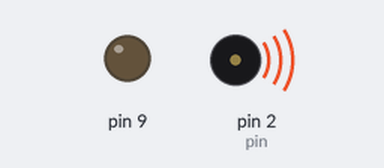
This sketch was run on a simulated Arduino Uno, built with avr-gcc and run on an emulated ATmega328P. Shown: output pins drawn as LEDs (lit = HIGH), buzzer (waves = sounding).

Above: at 8.0 s.
At 17.9 s:
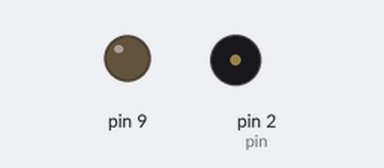
Timing chart, 0 to 33.4 s (numbered marks = the images above):
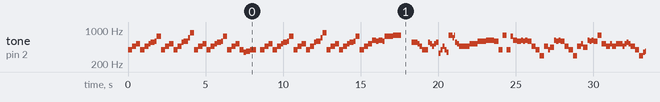

The sketch:

ghost-fight.ino
```cpp
#define NOTE_B0  31
#define NOTE_C1  33
#define NOTE_CS1 35
#define NOTE_D1  37
#define NOTE_DS1 39
#define NOTE_E1  41
#define NOTE_F1  44
#define NOTE_FS1 46
#define NOTE_G1  49
#define NOTE_GS1 52
#define NOTE_A1  55
#define NOTE_AS1 58
#define NOTE_B1  62
#define NOTE_C2  65
#define NOTE_CS2 69
#define NOTE_D2  73
#define NOTE_DS2 78
#define NOTE_E2  82
#define NOTE_F2  87
#define NOTE_FS2 93
#define NOTE_G2  98
#define NOTE_GS2 104
#define NOTE_A2  110
#define NOTE_AS2 117
#define NOTE_B2  123
#define NOTE_C3  131
#define NOTE_CS3 139
#define NOTE_D3  147
#define NOTE_DS3 156
#define NOTE_E3  165
#define NOTE_F3  175
#define NOTE_FS3 185
#define NOTE_G3  196
#define NOTE_GS3 208
#define NOTE_A3  220
#define NOTE_AS3 233
#define NOTE_Bb3 223
#define NOTE_B3  247
#define NOTE_C4  262
#define NOTE_CS4 277
#define NOTE_D4  294
#define NOTE_DS4 311
#define NOTE_E4  330
#define NOTE_F4  349
#define NOTE_FS4 370
#define NOTE_G4  392
#define NOTE_GS4 415
#define NOTE_A4  440
#define NOTE_AS4 466
#define NOTE_Bb4 466
#define NOTE_B4  494
#define NOTE_C5  523
#define NOTE_CS5 554
#define NOTE_Db5 554
#define NOTE_D5  587
#define NOTE_DS5 622
#define NOTE_Eb5 622
#define NOTE_E5  659
#define NOTE_F5  698
#define NOTE_FS5 740
#define NOTE_G5  784
#define NOTE_GS5 831
#define NOTE_A5  880
#define NOTE_AS5 932
#define NOTE_B5  988
#define NOTE_C6  1047
#define NOTE_CS6 1109
#define NOTE_D6  1175
#define NOTE_DS6 1245
#define NOTE_E6  1319
#define NOTE_F6  1397
#define NOTE_FS6 1480
#define NOTE_G6  1568
#define NOTE_GS6 1661
#define NOTE_A6  1760
#define NOTE_AS6 1865
#define NOTE_B6  1976
#define NOTE_C7  2093
#define NOTE_CS7 2217
#define NOTE_D7  2349
#define NOTE_DS7 2489
#define NOTE_E7  2637
#define NOTE_F7  2794
#define NOTE_FS7 2960
#define NOTE_G7  3136
#define NOTE_GS7 3322
#define NOTE_A7  3520
#define NOTE_AS7 3729
#define NOTE_B7  3951
#define NOTE_C8  4186
#define NOTE_CS8 4435
#define NOTE_D8  4699
#define NOTE_DS8 4978

#define WHOLE noteLength
#define HALF noteLength/2
#define QUARTER noteLength/4
#define EIGHTH noteLength/8
#define SIXTEENTH noteLength/16
#define THIRTYSECOND noteLength/32
#define DOTTED_QUARTER 90/bpm*1000
#define DOTTED_EIGHTH 45/bpm*1000
#define DOTTED_SIXTEENTH 22.5/bpm*1000
#define TRIPLET_EIGHTH 20/bpm*1000
#define TRIPLET_SIXTEENTH 10/bpm*1000

int pin = 2;
float bpm = 112;
float noteLength = (240/bpm)*1000;

void setup() {
  pinMode(9, OUTPUT);
}

void loop() {
	playNote(NOTE_G4, EIGHTH);
	playNote(NOTE_Bb4, EIGHTH);
	playNote(NOTE_C5, EIGHTH);
	playNote(NOTE_G4, EIGHTH);
	playNote(NOTE_Bb4, EIGHTH);
	playNote(NOTE_C5, SIXTEENTH);
	playNote(NOTE_CS5, EIGHTH);
	playNote(NOTE_D5, SIXTEENTH);
	playNote(NOTE_FS5, EIGHTH);

	playNote(NOTE_G4, EIGHTH);
	playNote(NOTE_Bb4, EIGHTH);
	playNote(NOTE_C5, EIGHTH);
	playNote(NOTE_G4, EIGHTH);
	playNote(NOTE_Bb4, EIGHTH);
	playNote(NOTE_CS5, SIXTEENTH);
	playNote(NOTE_D5, EIGHTH);
	playNote(NOTE_F5, SIXTEENTH);
	playNote(NOTE_A5, EIGHTH);

	playNote(NOTE_G4, EIGHTH);
	playNote(NOTE_Bb4, EIGHTH);
	playNote(NOTE_C5, EIGHTH);
	playNote(NOTE_G4, EIGHTH);
	playNote(NOTE_Bb4, EIGHTH);
	playNote(NOTE_C5, SIXTEENTH);
	playNote(NOTE_CS5, EIGHTH);
	playNote(NOTE_D5, SIXTEENTH);
	playNote(NOTE_FS5, EIGHTH);

	playNote(NOTE_G4, EIGHTH);
	playNote(NOTE_Bb4, EIGHTH);
	playNote(NOTE_C5, EIGHTH);
	playNote(NOTE_G4, EIGHTH);
	playNote(NOTE_F4, SIXTEENTH);
	playNote(NOTE_FS4, EIGHTH);
	playNote(NOTE_G4, SIXTEENTH);
	playNote(NOTE_G4, EIGHTH);
	delay(EIGHTH);

	playNote(NOTE_G4, EIGHTH);
	playNote(NOTE_Bb4, EIGHTH);
	playNote(NOTE_C5, EIGHTH);
	playNote(NOTE_G4, EIGHTH);
	playNote(NOTE_Bb4, EIGHTH);
	playNote(NOTE_C5, SIXTEENTH);
	playNote(NOTE_CS5, EIGHTH);
	playNote(NOTE_D5, SIXTEENTH);
	playNote(NOTE_FS5, EIGHTH);

	playNote(NOTE_G4, EIGHTH);
	playNote(NOTE_Bb4, EIGHTH);
	playNote(NOTE_C5, EIGHTH);
	playNote(NOTE_G4, EIGHTH);
	playNote(NOTE_Bb4, EIGHTH);
	playNote(NOTE_CS5, SIXTEENTH);
	playNote(NOTE_D5, EIGHTH);
	playNote(NOTE_F5, SIXTEENTH);
	playNote(NOTE_A5, EIGHTH);

	playNote(NOTE_G4, EIGHTH);
	playNote(NOTE_Bb4, EIGHTH);
	playNote(NOTE_C5, EIGHTH);
	playNote(NOTE_G4, EIGHTH);
	playNote(NOTE_Bb4, EIGHTH);
	playNote(NOTE_C5, SIXTEENTH);
	playNote(NOTE_CS5, EIGHTH);
	playNote(NOTE_D5, SIXTEENTH);
	playNote(NOTE_FS5, EIGHTH);

	playNote(NOTE_G4, EIGHTH);
	playNote(NOTE_Bb4, EIGHTH);
	playNote(NOTE_C5, EIGHTH);
	playNote(NOTE_Eb5, EIGHTH);
	playNote(NOTE_D5, SIXTEENTH);
	playNote(NOTE_Eb5, EIGHTH);
	playNote(NOTE_D5, SIXTEENTH);
	playNote(NOTE_FS5, QUARTER);

	playNote(NOTE_G5, QUARTER);
	delay(QUARTER);
	delay(SIXTEENTH);
	playNote(NOTE_Db5, DOTTED_EIGHTH);
	playNote(NOTE_C5, SIXTEENTH);
	playNote(NOTE_Bb4, SIXTEENTH);
	playNote(NOTE_G4, EIGHTH);

	playNote(NOTE_G4, SIXTEENTH);
	playNote(NOTE_Db5, SIXTEENTH);
	playNote(NOTE_C5, SIXTEENTH);
	playNote(NOTE_Bb4, SIXTEENTH);
	playNote(NOTE_C5, SIXTEENTH);
	playNote(NOTE_Db5, SIXTEENTH);
	playNote(NOTE_E4, SIXTEENTH);
	playNote(NOTE_G4, SIXTEENTH);
	playNote(NOTE_Bb4, SIXTEENTH);
	playNote(NOTE_G4, SIXTEENTH);
	playNote(NOTE_F4, SIXTEENTH);
	playNote(NOTE_G5, SIXTEENTH);
	playNote(NOTE_G5, SIXTEENTH);
	playNote(NOTE_F5, THIRTYSECOND);
	playNote(NOTE_G5, THIRTYSECOND);
	playNote(NOTE_Db5, SIXTEENTH);
	playNote(NOTE_C5, SIXTEENTH);
	playNote(NOTE_Bb4, SIXTEENTH);

	playNote(NOTE_Bb4, QUARTER);
	playNote(NOTE_C5, QUARTER);
	playNote(NOTE_D5, QUARTER);
	playNote(NOTE_Eb5, QUARTER);

	playNote(NOTE_D5, EIGHTH);
	playNote(NOTE_G4, EIGHTH);
	playNote(NOTE_G5, EIGHTH);
	playNote(NOTE_G4, EIGHTH);
	playNote(NOTE_FS5, SIXTEENTH);
	playNote(NOTE_Eb5, EIGHTH);
	playNote(NOTE_D5, SIXTEENTH);
	playNote(NOTE_D5, SIXTEENTH);
	playNote(NOTE_Eb5, SIXTEENTH);
	playNote(NOTE_D5, SIXTEENTH);
	playNote(NOTE_Eb5, SIXTEENTH);

	playNote(NOTE_D5, EIGHTH);
	playNote(NOTE_Bb4, EIGHTH);
	playNote(NOTE_G4, EIGHTH);
	playNote(NOTE_D4, EIGHTH);
	playNote(NOTE_Bb4, EIGHTH);
	playNote(NOTE_G4, SIXTEENTH);
	playNote(NOTE_A4, SIXTEENTH);
	playNote(NOTE_A4, SIXTEENTH);
	playNote(NOTE_Eb5, SIXTEENTH);
	playNote(NOTE_D5, SIXTEENTH);
	playNote(NOTE_Eb5, SIXTEENTH);

	playNote(NOTE_D5, SIXTEENTH);
	playNote(NOTE_D5, SIXTEENTH);
	playNote(NOTE_Bb4, EIGHTH);
	playNote(NOTE_G4, EIGHTH);
	playNote(NOTE_D4, EIGHTH);
	playNote(NOTE_Bb4, EIGHTH);
	playNote(NOTE_C5, SIXTEENTH);
	playNote(NOTE_A4, SIXTEENTH);
	playNote(NOTE_A4, SIXTEENTH);
	playNote(NOTE_Eb5, SIXTEENTH);
	playNote(NOTE_D5, SIXTEENTH);
	playNote(NOTE_Eb5, SIXTEENTH);

	playNote(NOTE_D5, EIGHTH);
	playNote(NOTE_G5, EIGHTH);
	playNote(NOTE_C5, EIGHTH);
	playNote(NOTE_Bb4, EIGHTH);
	playNote(NOTE_C5, SIXTEENTH);
	playNote(NOTE_Bb4, EIGHTH);
	playNote(NOTE_C5, SIXTEENTH);
	playNote(NOTE_C5, EIGHTH);
	playNote(NOTE_Bb4, SIXTEENTH);
	playNote(NOTE_C5, SIXTEENTH);

	playNote(NOTE_Db5, SIXTEENTH);
	playNote(NOTE_C5, SIXTEENTH);
	playNote(NOTE_Bb4, EIGHTH);
	playNote(NOTE_G4, EIGHTH);
	playNote(NOTE_D4, EIGHTH);
	playNote(NOTE_F4, SIXTEENTH);
	playNote(NOTE_FS4, EIGHTH);
	playNote(NOTE_G4, SIXTEENTH);
	playNote(NOTE_G4, QUARTER);

	playNote(NOTE_Bb3, EIGHTH);
	playNote(NOTE_Bb4, SIXTEENTH);
	playNote(NOTE_A4, SIXTEENTH);
	delay(SIXTEENTH);
	playNote(NOTE_Bb4, SIXTEENTH);
	playNote(NOTE_A4, EIGHTH);
	playNote(NOTE_Bb3, EIGHTH);
	playNote(NOTE_Bb4, SIXTEENTH);
	playNote(NOTE_A4, SIXTEENTH);
	delay(SIXTEENTH);
	playNote(NOTE_Bb4, SIXTEENTH);
	playNote(NOTE_A4, EIGHTH);

	playNote(NOTE_F4, TRIPLET_SIXTEENTH);
	playNote(NOTE_G4, TRIPLET_SIXTEENTH);
	playNote(NOTE_F4, TRIPLET_SIXTEENTH);
	playNote(NOTE_D4, EIGHTH);
	playNote(NOTE_C4, SIXTEENTH);
	playNote(NOTE_Bb3, EIGHTH);
	playNote(NOTE_D4, SIXTEENTH);
	playNote(NOTE_D4, QUARTER);
	delay(QUARTER);

	playNote(NOTE_Bb3, EIGHTH);
	playNote(NOTE_Bb4, SIXTEENTH);
	playNote(NOTE_A4, SIXTEENTH);
	delay(SIXTEENTH);
	playNote(NOTE_Bb4, SIXTEENTH);
	playNote(NOTE_A4, EIGHTH);
	playNote(NOTE_Bb3, EIGHTH);
	playNote(NOTE_Bb4, SIXTEENTH);
	playNote(NOTE_A4, SIXTEENTH);
	delay(SIXTEENTH);
	playNote(NOTE_Bb4, SIXTEENTH);
	playNote(NOTE_A4, EIGHTH);

	playNote(NOTE_D4, EIGHTH);
	playNote(NOTE_F4, EIGHTH);
	playNote(NOTE_G4, TRIPLET_EIGHTH);
	playNote(NOTE_Bb4, TRIPLET_EIGHTH);
	playNote(NOTE_C5, TRIPLET_EIGHTH);
	playNote(NOTE_D5, HALF);

	playNote(NOTE_Bb3, EIGHTH);
	playNote(NOTE_Bb4, SIXTEENTH);
	playNote(NOTE_A4, SIXTEENTH);
	delay(SIXTEENTH);
	playNote(NOTE_Bb4, SIXTEENTH);
	playNote(NOTE_A4, EIGHTH);
	playNote(NOTE_Bb3, EIGHTH);
	playNote(NOTE_Bb4, SIXTEENTH);
	playNote(NOTE_A4, SIXTEENTH);
	delay(SIXTEENTH);
	playNote(NOTE_Bb4, SIXTEENTH);
	playNote(NOTE_A4, EIGHTH);

	playNote(NOTE_F4, TRIPLET_SIXTEENTH);
	playNote(NOTE_G4, TRIPLET_SIXTEENTH);
	playNote(NOTE_F4, TRIPLET_SIXTEENTH);
	playNote(NOTE_D4, EIGHTH);
	playNote(NOTE_C4, SIXTEENTH);
	playNote(NOTE_Bb3, EIGHTH);
	playNote(NOTE_D4, SIXTEENTH);
	playNote(NOTE_D4, QUARTER);
	delay(QUARTER);

	playNote(NOTE_Bb3, EIGHTH);
	playNote(NOTE_Bb4, SIXTEENTH);
	playNote(NOTE_A4, SIXTEENTH);
	delay(SIXTEENTH);
	playNote(NOTE_Bb4, SIXTEENTH);
	playNote(NOTE_A4, EIGHTH);
	playNote(NOTE_Bb3, EIGHTH);
	playNote(NOTE_Bb4, SIXTEENTH);
	playNote(NOTE_A4, SIXTEENTH);
	delay(SIXTEENTH);
	playNote(NOTE_Bb4, SIXTEENTH);
	playNote(NOTE_A4, EIGHTH);

	playNote(NOTE_D4, EIGHTH);
	playNote(NOTE_F4, EIGHTH);
	playNote(NOTE_G4, TRIPLET_EIGHTH);
	playNote(NOTE_Bb4, TRIPLET_EIGHTH);
	playNote(NOTE_C5, TRIPLET_EIGHTH);
	playNote(NOTE_D5, HALF);
}

void playNote(int note, float duration) {
  tone(pin, note, duration);
  delay(duration);
}
```

Measured:
- by itself, tone on pin 2 (pin): plays 392 Hz for 0.27 s, 466 Hz for 0.27 s, 523 Hz for 0.27 s, 392 Hz for 0.27 s, 466 Hz for 0.27 s, 523 Hz for 0.13 s … (522 notes in this stretch)
